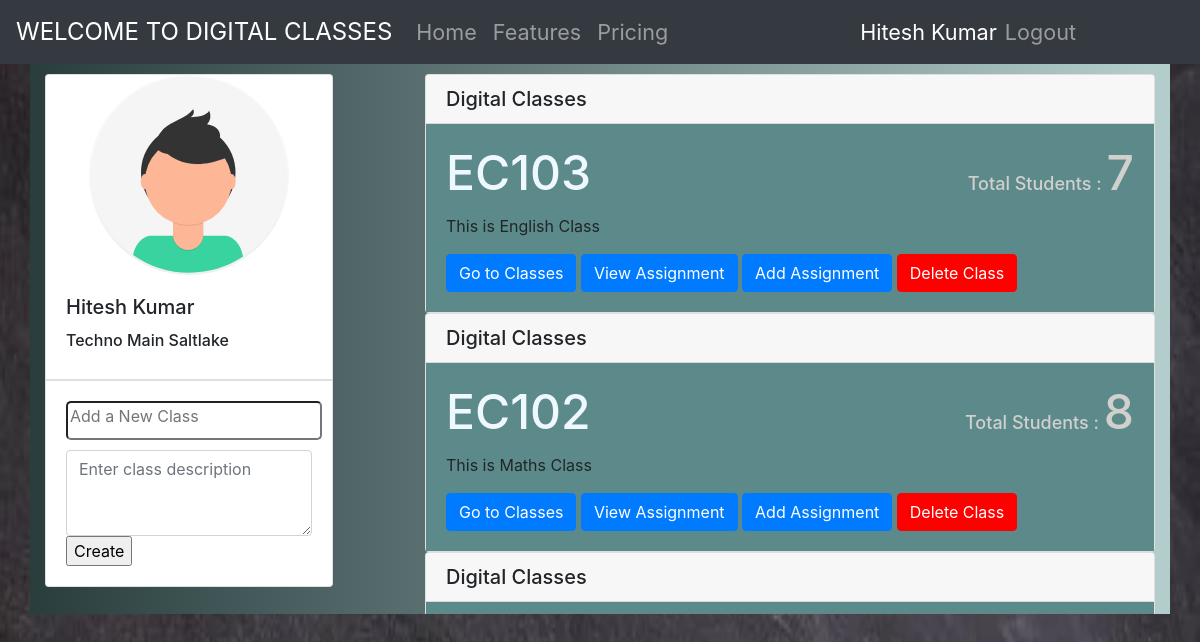
The page /Class (signed in) on the database its author committed.
### tables this page shows
CREATE TABLE college(
clg_id text PRIMARY KEY,
name text NOT NULL,
password text
);

CREATE TABLE class(
cls_id text PRIMARY KEY,
desc text,
creator text,
logged boolean
, c_id text);

### server.py (the view)
@app.route('/Class')
def Classs():
	if not check_session(): return redirect(url_for('login'))
	occ=session['user']['occ']
	classes=Class.allclasses(c,session['user']['user_id'])
	name=session['user']['name']
	roll=session['user']['roll']
	username=session['user']['user_id']
	clg_name=college.getCollegeName(c,session['user']['clg_id'])
	teachers=getTeachers()
	if occ=='teacher':
		return render_template('teacher.html',classes=classes,username=username,teacher=name,clg_name=clg_name)
	else:
		return render_template('student.html',classes=classes,username=username,name=name,roll=roll,clg_name=clg_name,teachers=teachers)

### Data_Models/Class.py (called while the page is built)
	@staticmethod
	def allclasses(c,user_id=None,cls_id=None):
		ids=[]
		if user_id :
			c.execute("select cls_id from urc where user_id=?",(user_id,))
			ids=c.fetchall()
		else:
			ids=[(cls_id,)]
		ls=[]
		for i in ids:
			c.execute("select * from class where cls_id=?",i)
			k=c.fetchone()
			c.execute("select user_id from urc where cls_id=?",i)
			sz=len(c.fetchall())-1
			ls.append({'cls_id':k[0].split("_")[1],'desc':k[1],'creator':k[2],'participants':sz})
		if cls_id:
			ls=ls[0]
		if type(ls)==type([]):
			print(ls)
			return reversed(ls)
		return ls

	@staticmethod
	def getTeacherClasses(c,c_id):
		c.execute("select cls_id,desc from class where c_id=?",(c_id,))
		cs=c.fetchall()
		ls=[]
		for cl in cs :
			ls.append({'cls_id':cl[0].split("_")[1],'desc':cl[1]})
		return ls

### Data_Models/College.py (called while the page is built)
	@staticmethod
	def getCollegeName(c,clg_id):
		c.execute("select name from college where clg_id=?",(clg_id,))
		l=c.fetchone()
		return l[0]

### Data_Models/User.py (called while the page is built)
	@staticmethod
	def getTeachers(c,clg_id):
		c.execute("select user_id,name from user where clg_id=? and occ='teacher'",(clg_id,))
		ts = c.fetchall()
		ls=[]
		for t in ts:
			ls.append({'user_id':t[0],'name':t[1]})
		return ls

### server.py (called while the page is built)
def check_session():
	if 'user' in session:
		return True
	return False

def getTeachers():
	teachers = user.getTeachers(c,session['user']['clg_id'])
	ls=[]
	for t in teachers:
		d={}
		d['name']=t['name']
		d['user_id']=t['user_id']
		d['classes']=getTeacherClasses(t['user_id'])
		ls.append(d)
	print(ls)
	return ls

def getTeacherClasses(uid):
	classes=Class.getTeacherClasses(c,uid)
	return classes

### Template/teacher.html (shortened to what this page needs)
<!DOCTYPE html>
<html>
<head>
	<link rel="stylesheet" href="https://stackpath.bootstrapcdn.com/bootstrap/4.5.0/css/bootstrap.min.css">
</head>
<body  >
		<nav class="navbar navbar-expand-lg navbar-dark bg-dark navbar-static-top" style="font-size: large;">
			<a class="navbar-brand" href="#" style="font-size:x-large;">WELCOME TO DIGITAL CLASSES</a>
			<div class="collapse navbar-collapse" id="navbarNav" style="font-size: larger;">
			  <ul class="navbar-nav mr-auto">
				<li class="nav-item ">
				  <a class="nav-link" href="#">Home </a>
				</li>
				<li class="nav-item">
				  <a class="nav-link" href="#">Features</a>
				</li>
				<li class="nav-item">
				  <a class="nav-link" href="#">Pricing</a>
				</li>
			  </ul>
			  <font color="white">{{ teacher }}</font>
			  <ul class="navbar-nav " style="margin-right: 100px;">
				<li class="nav-item">
					<a class="nav-link" href="/logout"> Logout</a>
				</li>
			</ul>
			</div>
		  </nav>
<div class="container" style=" background: linear-gradient(to right, #293d3d 0%, #b3cccc 98%);">
 <div class="row">
<div class="col-4 " style="padding-top: 10px;">
	<div class="position-fixed">
	<div class="card" style="width: 18rem;">
		<img class="card-img-top" src="/static/img/avatar.svg" style="width:200px;height:200px;margin-left: auto;margin-right: auto;">
		<div class="card-body">
		  <h5 class="card-title">{{ teacher }}</h5>
		  <h6>{{ clg_name }}</h6>
		</div>
		<ul class="list-group list-group-flush">
		  </ul>
		<div class="card-body">
			<form action="/add_class" method="post" class="form">
				<input class="input" type="text" name="cls_code" id="cls_code" placeholder="Add a New Class" required="True" autocomplete="off">
				<textarea class="form-control" name="desc" placeholder="Enter class description" id="exampleFormControlTextarea1" rows="3"></textarea>
				<input type="submit" name="" value="Create">
				</form>
		</div>
	  </div>
	  </div>
</div>
<div class="col-8" style="height: 550px;padding-top: 10px; overflow-y: scroll;">
	<div id="classes"  >
	{% for class in classes %}
	<div class="card">
		<h5 class="card-header">Digital Classes</h5>
		<div class="card-body" style="background-color: #5c8a8a;">
		  <h5 class="card-title" style="color: #d1d0cd;">
			<font size="9px">
				<a href="{{ url_for('chats',cls_id = class.cls_id) }}" style="color: aliceblue;">{{ class.cls_id }}</a><span style="float: right;"><font size="4px">Total Students : </font>{{ class.participants }}</span>
				<br>
			</font>
		  </h5>
		  <p class="card-text">{{ class.desc }}</p>
		  <a href="{{ url_for('chats',cls_id = class.cls_id) }}" class="btn btn-primary">Go to Classes</a>
		  <a href="/viewAss?cls_id={{ class.cls_id }}" class="btn btn-primary">View Assignment</a>
		  <button class="btn btn-primary" onclick='popUp("{{ class.cls_id }}")'>Add Assignment</button>
		  <button class="btn btn-primary" style="background-color: red;border-color: red"onclick='deleteClass("{{ class.cls_id }}")' >Delete Class</button>
		</div>
		</div>
	{% endfor %}
</div>
</div>
</div>
</div>
</body>
</html>

### Template/teacher.html (style rules this page uses)
.input { border-radius: 5px; margin-bottom: 10px; padding-bottom: 10px; }
body { background-image: url('/static/img/bg6.webp'); background-repeat: no-repeat; background-attachment: fixed; background-size: 100% 100%; }

### rows shown on the page
college: name "Techno Main Saltlake"
class: cls_id "EC103", participants "7", desc "This is English Class"
class: cls_id "EC102", participants "8", desc "This is Maths Class"

### other values the page prints
{{ teacher }} "Hitesh Kumar"
